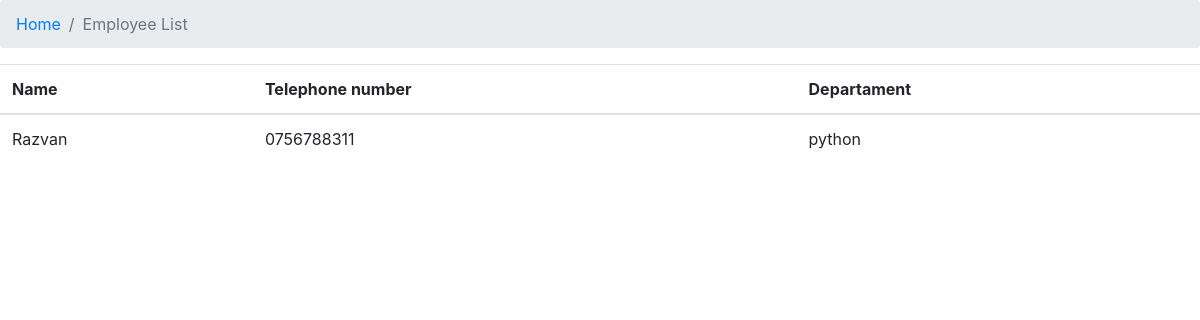
The app's page /employee_list/, older data.
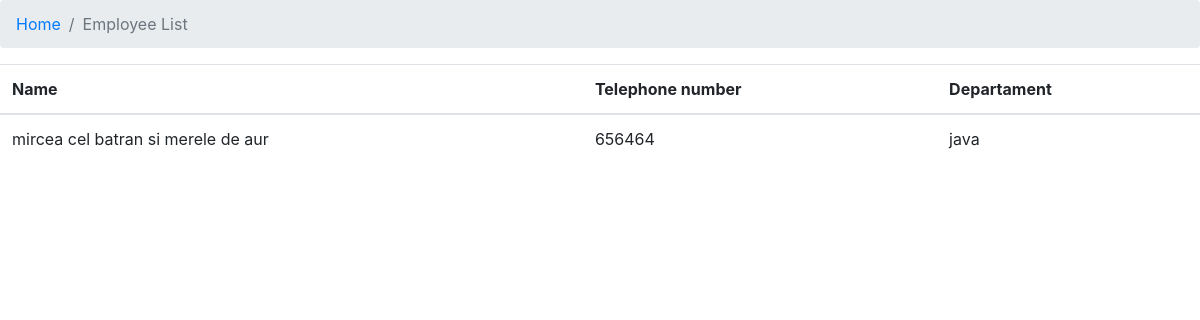
The same page, newer data.
### CompData/models.py (models this page shows, shortened)
class Employee(models.Model):
    name = models.TextField(default='')
    telephone_number = models.CharField(max_length=10)
    departament_name = models.TextField(default='')
    image = models.ImageField(upload_to='best_employee', blank=True)

### CompData/views.py (the view)
# urls.py: path('employee_list/', views.print_employee, name='print_employee'),
def print_employee(request):
    total = []
    for emp in Employee.objects.all():
        total.append('Nume angajat:' + emp.name + ',' + 'Numar de telefon:' + str(
            emp.telephone_number) + ',' + 'Departament:' + emp.departament_name)
    rendered = render_to_string('CompData/employee_list.html', {'emp':emp})
    return HttpResponse(rendered)

### CompData/templates/CompData/employee_list.html
{% extends "CompData/base.html" %}
{% block content %}
<nav aria-label="breadcrumb">
    <ol class="breadcrumb">
        <li class="breadcrumb-item"><a href="/">Home</a></li>
        <li class="breadcrumb-item active" aria-current="page">Employee List</li>
    </ol>
</nav>
<table class="table">
    <thead>
    <tr>
        <th scope="col">Name</th>
        <th scope="col">Telephone number</th>
        <th scope="col">Departament</th>
    </tr>
    <tbody>
    <tr>
        <td>{{emp.name}}</td>
        <td>{{emp.telephone_number}}</td>
        <td>{{emp.departament_name}}</td>
    </tr>
    {% endblock %}

### CompData/templates/CompData/base.html (shortened to what this page needs)
<!doctype html>
<html lang="en">
<head>
    <link rel="stylesheet" href="https://stackpath.bootstrapcdn.com/bootstrap/4.1.3/css/bootstrap.min.css"
>
</head>
<body>
{% block content %}
{% endblock %}
</body>
</html>

Row changes from the older to the newer data that the page shows:
no longer on this page (row unchanged): Employee: name "Razvan", telephone_number "0756788311", departament_name "python"
added Employee: name "mircea cel batran si merele de aur", telephone_number "656464", departament_name "java"
